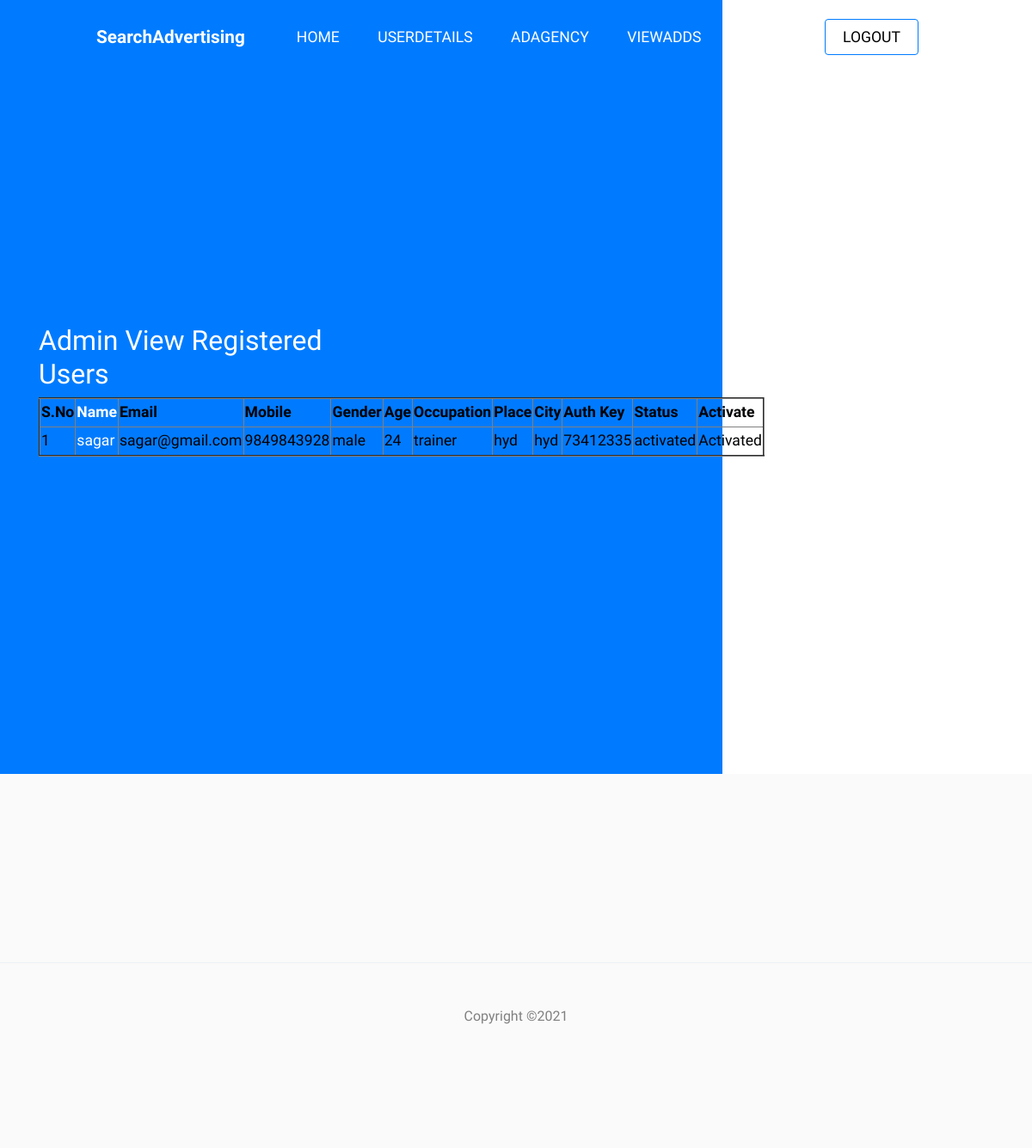
The app's page /userdetails/ with its own data.
### user/models.py (models this page shows)
class registrationmodel(models.Model):
    loginid = models.CharField(max_length=100)
    password = models.CharField(max_length=100)
    email = models.EmailField()
    mobile = models.CharField(max_length=100)
    gender = models.CharField(max_length=100)
    age = models.CharField(max_length=100)
    occupation = models.CharField(max_length=100)
    place = models.CharField(max_length=100)
    city = models.CharField(max_length=100)
    authkey = models.CharField(max_length=100)
    status = models.CharField(max_length=100)

### searchadvertising/views.py (the view)
# urls.py: url(r'^userdetails/', userdetails, name="userdetails"),
def userdetails(request):
    userdata = registrationmodel.objects.all()
    return render(request,'admin/viewuserdetails.html', {'object': userdata})

### assets/templates/admin/viewuserdetails.html
{% extends 'adminbase.html'%}
{% load static %}
{% block contents %}
<div class="intro-section" id="home-section">
      <div class="container">
        <div class="row align-items-center">
          <div class="col-lg-4 mr-auto" data-aos="fade-up">
            <h4 ><h2 style="color:white">Admin View Registered Users </h2>
                    <table border="2px">
                        <tr>
                            <th style="color:Black">S.No</th>
                            <th style="color:white">Name</th>
                            <th style="color:Black">Email</th>
                            <th style="color:Black">Mobile</th>
                            <th style="color:Black">Gender</th>
                            <th style="color:Black">Age</th>
                            <th style="color:Black">Occupation</th>
                            <th style="color:Black">Place</th>
                            <th style="color:Black">City</th>
                            <th style="color:Black">Auth Key</th>
                            <th style="color:Black">Status</th>
                            <th style="color:Black">Activate</th>
                        </tr>
                        {% for i in object %}
                        <tr>
                            <td style="color:Black">{{i.id}}</td>
                            <td style="color:white">{{i.loginid}}</td>
                            <td style="color:Black">{{i.email}}</td>
                            <td style="color:Black">{{i.mobile}}</td>
                            <td style="color:Black">{{i.gender}}</td>
                            <td style="color:Black">{{i.age}}</td>
                            <td style="color:Black">{{i.occupation}}</td>
                            <td style="color:Black">{{i.place}}</td>
                            <td style="color:Black">{{i.city}}</td>
                            <td style="color:Black">{{i.authkey}}</td>
                            <td style="color:Black">{{i.status}}</td>
                            {% if i.status == 'waiting' %}
                                <td class="cta" > <a href="/activateuser/?usid={{ i.id }}" class="nav-link" style="color:black"><span>Activate</span></a></td>
                            {% else %}
                            <td style="color:Black"> Activated</td>
                            {% endif %}
                        </tr>
                        {% endfor %}
                    </table></h4>
          </div>
        </div>
      </div>
    </div>
  {% endblock %}

### assets/static/css/style.css (style rules this page uses)
body { line-height: 1.7; color: gray; font-weight: 300; font-size: 1.1rem; }
h1, h2, h3, h4, h5, .h1, .h2, .h3, .h4, .h5 { font-family: "Muli", -apple-system, BlinkMacSystemFont, "Segoe UI", Roboto, "Helvetica Neue", Arial, sans-serif, "Apple Color Emoji", "Segoe UI Emoji", "Segoe UI Symbol", "Noto Color Emoji"; }
.intro-section { position: relative; }
.intro-section, .intro-section .container .row { height: 100vh; min-height: 900px; }
.intro-section:before { content: ""; position: absolute; height: 100%; width: 70%; background: #007bff; border-bottom-right-radius: 0px; }

### records on screen
registrationmodel: id "1", loginid "sagar", email "sagar@gmail.com", mobile "9849843928", gender "male", age "24", occupation "trainer", place "hyd", city "hyd", authkey "73412335", status "activated", shows "Activated"
